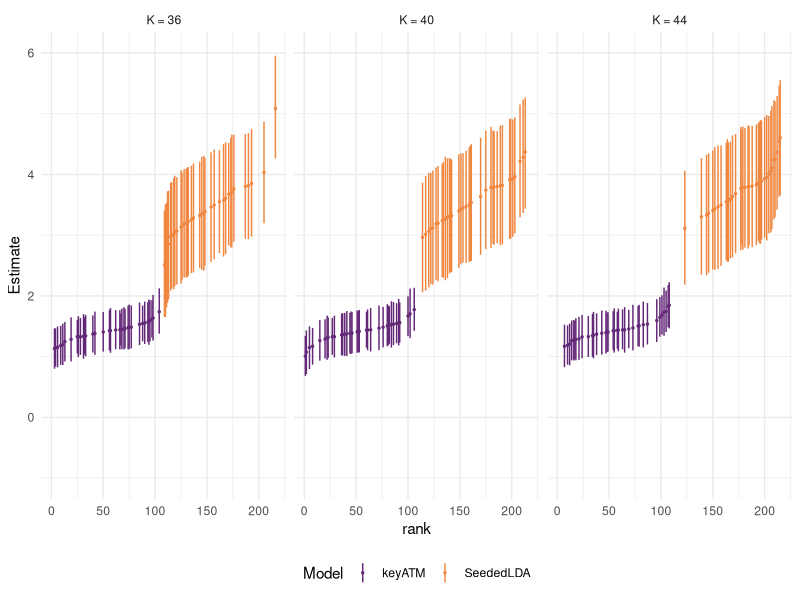

The R script that drew this image: (Note: this script raises an error after producing the figure.)
## no commandline interface (yet); because we might do it on overleaf

library(here)
library(dplyr)
library(ggplot2)

## TODO: aggregated multiple runs
overall <- read.csv(here("results", "aggregated", "chan", "1.csv"))

## note that we need to add one to K (the keyworded topic)
overall |>
    arrange(Estimate) |>
    mutate(Model = if_else(alternative_model, "SeededLDA", "keyATM")) |>
    mutate(
        k_setting = case_match(
            k_setting,
            1 ~ "K = 40",
            2 ~ "K = 36",
            3 ~ "K = 44"
        )
    ) |>
    mutate(rank = row_number()) |>
    ggplot(aes(x = rank, y = Estimate, color = Model)) +
    geom_point(size = 0.5) +
    geom_linerange(aes(ymin = Q2.5, ymax = Q97.5), size = 0.5) +
    facet_wrap(~k_setting) +
    ylim(-1, 6) +
    theme_minimal() +
    theme(
        legend.position = "bottom",
        plot.background = element_rect(colour = "white")
    ) +
    scale_color_manual(values = c("#642878", "#F08741"))

# ggsave(here("plots/chan_brms.png"), width = 2500, height = 1080, units = "px")

### Here is another visualisation.
results <- read.csv(here("results", "aggregated", "chan", "1.csv"))

tmmv.plot_spec_curve(results)

# ggsave(filename = here("plots/chan_brms_v2.pdf"),
#        plot = plot,
#        width = (210 - 2 * 25.4) * 2,
#        height = (297 - 2 * 25.4) * (2 / 3) * 2,
#        units = "mm")
